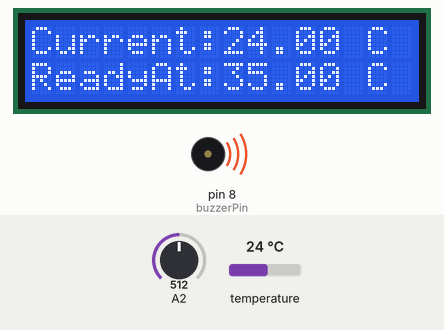
Bench run of a sketch on a simulated Arduino Uno, built with avr-gcc and run on an emulated ATmega328P. Shown: 16×2 character LCD, buzzer (waves = sounding, pin HIGH). Inputs (shaded band) come from the test bench; at power-on: temperature 24 °C, A2 = 512. What the sketch prints to the serial monitor is not drawn.

Above: at 2.4 s.
2.5 s: temperature set to 34.4 °C
At 3.4 s:
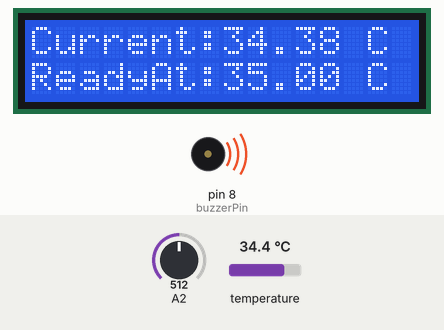
4.1 s: temperature set to 35.4 °C
At 4.9 s:
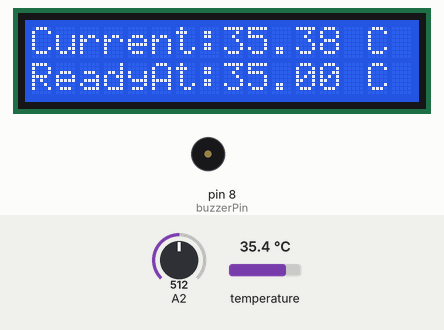
5.6 s: A2 set to 526
At 6.3 s:
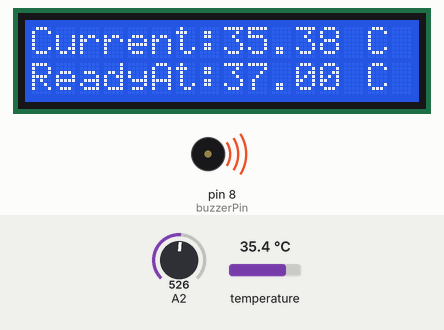
7.2 s: A2 set to 716
At 7.8 s:
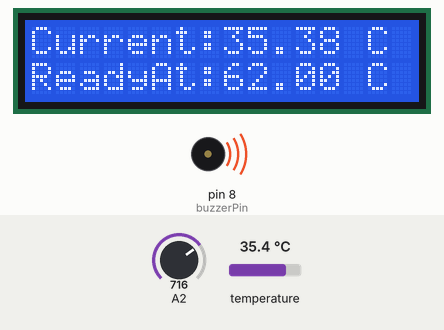
8.7 s: temperature set to 12 °C
At 9.2 s:
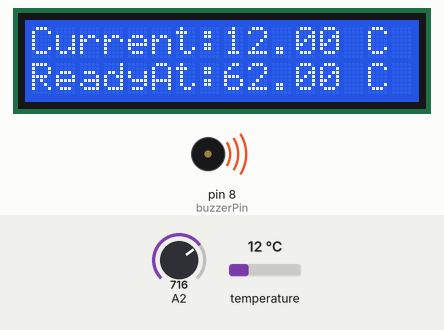
10.2 s: A2 set to 900
At 10.7 s:
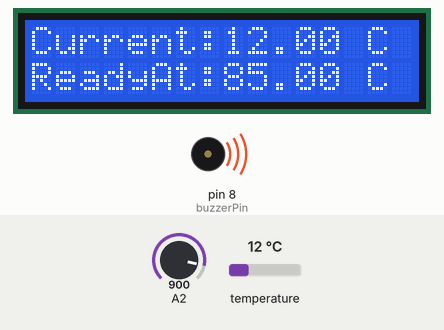
Timing chart, 0 to 12.8 s (numbered marks = the images above; inputs shaded):
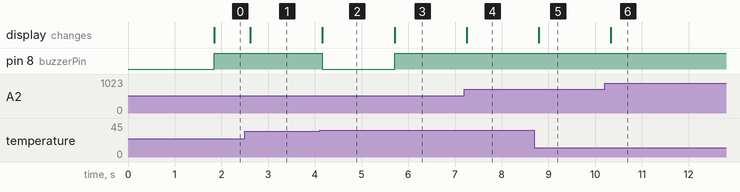

Measured:
- the behaviour switches between 34.9 and 35 °C on temperature (found by bisection; images 1 and 2)
- the behaviour switches between 512 and 513 on A2 (found by bisection; images 2 and 3)
- after the input at 2.5 s, the display: changes after 0.12 s (image 1)
- after the input at 4.1 s, pin 8 (buzzerPin): HIGH → LOW after 0.06 s; the display: changes after 0.06 s (image 2)
- after the input at 5.6 s, pin 8 (buzzerPin): LOW → HIGH after 0.10 s; the display: changes after 0.10 s (image 3)
- after the input at 7.2 s, the display: changes after 0.05 s (image 4)
- after the input at 8.7 s, the display: changes after 0.09 s (image 5)
- after the input at 10.2 s, the display: changes after 0.13 s (image 6)

The sketch:

HeatBuzzer.ino
```cpp
#include <OneWire.h>
#include <DallasTemperature.h>
#include <LiquidCrystal.h>

// Data wire is plugged into port 2 on the Arduino
#define ONE_WIRE_BUS 6

OneWire oneWire(ONE_WIRE_BUS);
DallasTemperature sensors(&oneWire);

float temp=0.0,tempC=0.0,thresholdTemp=0.0;
int potValue=0;
int buzzerPin= 8;

const int rs = 12, en = 11, d4 = 2, d5 = 3, d6 = 4, d7 = 5;
LiquidCrystal lcd(rs, en, d4, d5, d6, d7);

void setup(void)
{
  Serial.begin(9600);
  sensors.begin();
  lcd.begin(16, 2);
  lcd.setCursor(2,0);
  lcd.print("Welcome to");
  lcd.setCursor(2, 1);
  lcd.print("HEATBUZZER");
  delay(1000);
  pinMode(buzzerPin,OUTPUT);

}

void loop(void)
{
  temp=getTemp();
  potValue = analogRead(A2);
  thresholdTemp=(float)map((float)potValue,0,1009,-30.0,100.0);

 if(temp>=thresholdTemp)
 {
   digitalWrite(buzzerPin,LOW);

   lcd.setCursor(0,0);
   lcd.print("Current:");
   lcd.setCursor(8,0);
   lcd.print(temp);
   lcd.print(" C  ");
   lcd.setCursor(0,1);
   lcd.print("ReadyAt:");
   lcd.setCursor(8,1);
   lcd.print(thresholdTemp);
   lcd.print(" C ");
 }
 else
 {
   //buzz
   lcd.setCursor(0,0);
   lcd.print("Current:");
   lcd.setCursor(8,0);
   lcd.print(temp);
   lcd.print(" C");

   lcd.setCursor(0,1);
   lcd.print("ReadyAt:");
   lcd.setCursor(8,1);
   lcd.print(thresholdTemp);
   lcd.print(" C");
   digitalWrite(buzzerPin,HIGH);

 }
}

float getTemp(void)
{
  // call sensors.requestTemperatures() to issue a global temperature
  // request to all devices on the bus
  Serial.print("Requesting temperatures...");
  sensors.requestTemperatures(); // Send the command to get temperatures
  Serial.println("DONE");
  // After we got the temperatures, we can print them here.
  // We use the function ByIndex, and as an example get the temperature from the first sensor only.
  Serial.print("Temperature for the device 1 (index 0) is: ");
  tempC=sensors.getTempCByIndex(0);
  Serial.println(tempC);

  return tempC;
}
```
